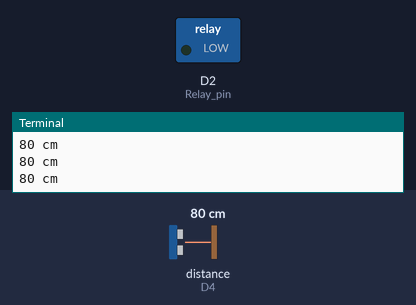
Recording of a program running on a simulated Raspberry Pi (BCM pin numbers) with a GrovePi. Parts: switched loads named in the program (green lamp = pin HIGH), the last lines printed to the terminal. Inputs (shaded band) come from the test bench; at power-on: distance to the obstacle (sensor on D4) 80 cm.

Above: at 1.2 s.
1.3 s: distance to the obstacle (sensor on D4) set to 12 cm
2.8 s: distance to the obstacle (sensor on D4) set to 9 cm
At 3.4 s:
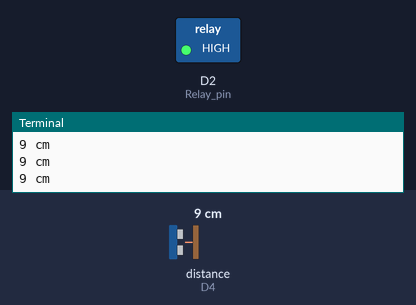
4.3 s: distance to the obstacle (sensor on D4) set to 18 cm
At 4.6 s:
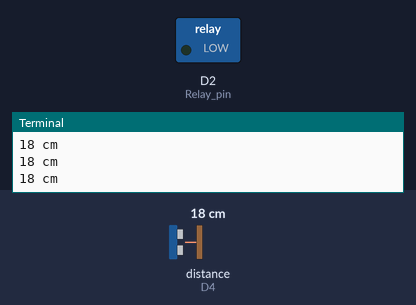
5.8 s: distance to the obstacle (sensor on D4) set to 2 cm
At 7.2 s:
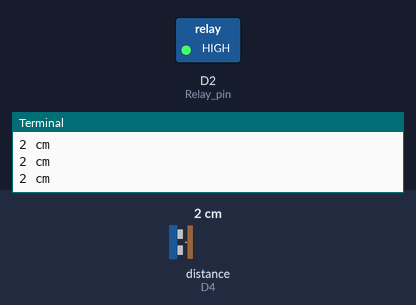
Timing chart, 0 to 8.3 s (numbered marks = the images above; inputs shaded):
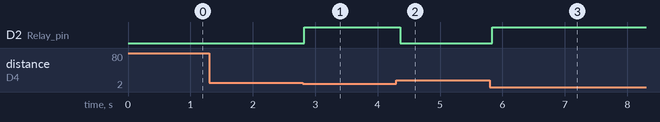

Measured:
- the behaviour switches between 11 and 10 cm on distance to the obstacle (sensor on D4) (found by bisection; images 0 and 1)
- after the input at 2.8 s, D2 (Relay_pin): LOW → HIGH at once
- after the input at 4.3 s, D2 (Relay_pin): HIGH → LOW after 0.06 s
- after the input at 5.8 s, D2 (Relay_pin): LOW → HIGH at once

The program:

Ultrasonic_And_Relay.py
```python
# GrovePi + Grove Ultrasonic Ranger
# http://www.seeedstudio.com/wiki/Grove_-_Ultrasonic_Ranger

# This is an project using the Grove Ultrasonic Ranger and Relay from GrovePi start kit
#
# In this project, the ultrasonic can figure out the distance of object in front,
# when object close to it within 10cm, the relay will turn on

'''
## License

The MIT License (MIT)

GrovePi for the Raspberry Pi: an open source platform for connecting Grove Sensors to the Raspberry Pi.
Copyright (C) 2015  Dexter Industries

Permission is hereby granted, free of charge, to any person obtaining a copy
of this software and associated documentation files (the "Software"), to deal
in the Software without restriction, including without limitation the rights
to use, copy, modify, merge, publish, distribute, sublicense, and/or sell
copies of the Software, and to permit persons to whom the Software is
furnished to do so, subject to the following conditions:

The above copyright notice and this permission notice shall be included in
all copies or substantial portions of the Software.

THE SOFTWARE IS PROVIDED "AS IS", WITHOUT WARRANTY OF ANY KIND, EXPRESS OR
IMPLIED, INCLUDING BUT NOT LIMITED TO THE WARRANTIES OF MERCHANTABILITY,
FITNESS FOR A PARTICULAR PURPOSE AND NONINFRINGEMENT. IN NO EVENT SHALL THE
AUTHORS OR COPYRIGHT HOLDERS BE LIABLE FOR ANY CLAIM, DAMAGES OR OTHER
LIABILITY, WHETHER IN AN ACTION OF CONTRACT, TORT OR OTHERWISE, ARISING FROM,
OUT OF OR IN CONNECTION WITH THE SOFTWARE OR THE USE OR OTHER DEALINGS IN
'''

from grovepi import *

# Connect the Grove Ultrasonic Ranger to digital port D4
# SIG,NC,VCC,GND

ultrasonic_ranger = 4
Relay_pin = 2

pinMode(Relay_pin,"OUTPUT")

while True:
    try:
		# Read distance value from Ultrasonic
		distant = ultrasonicRead(ultrasonic_ranger)
		print distant,'cm'
		if distant <= 10:
			digitalWrite(Relay_pin,1)
		else:
			digitalWrite(Relay_pin,0)

    except TypeError:
        print "Error"
    except IOError:
        print "Error"
```
